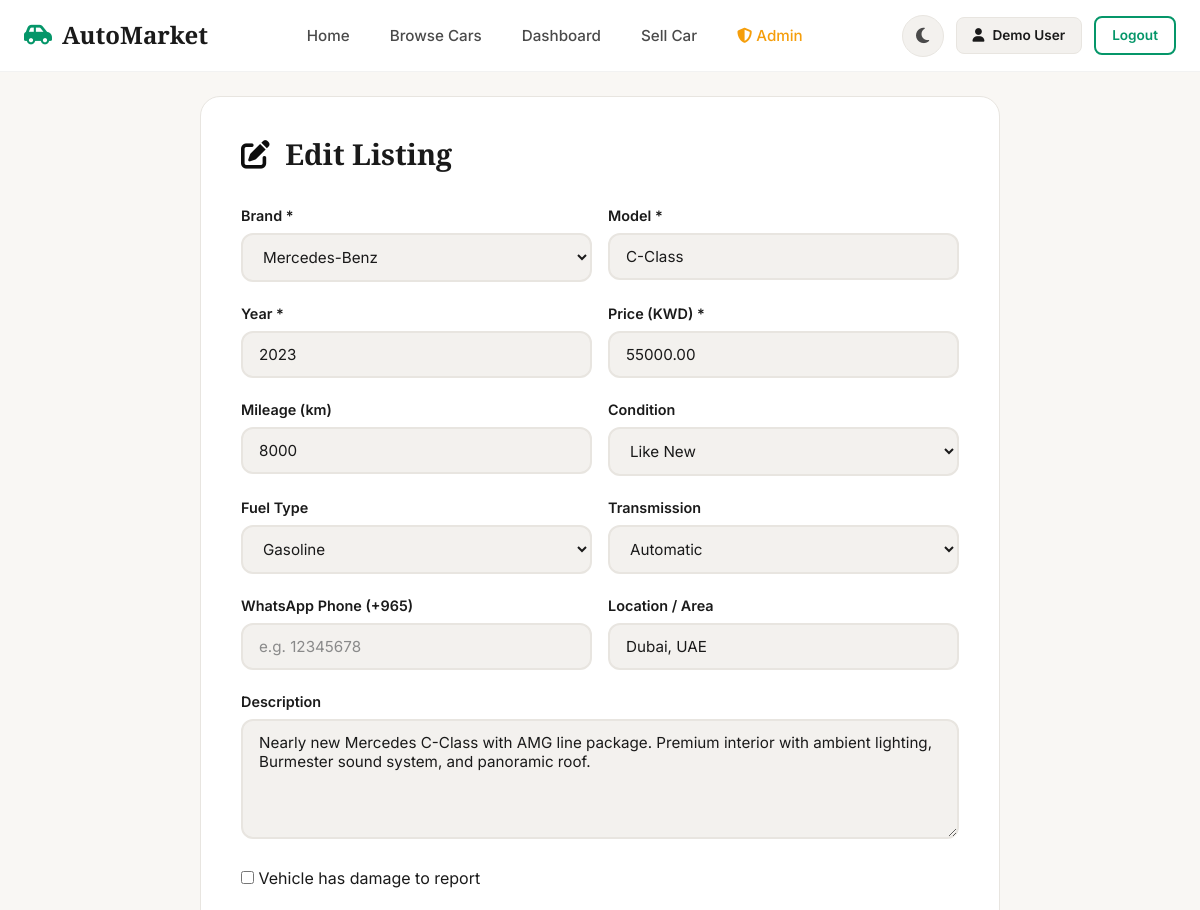
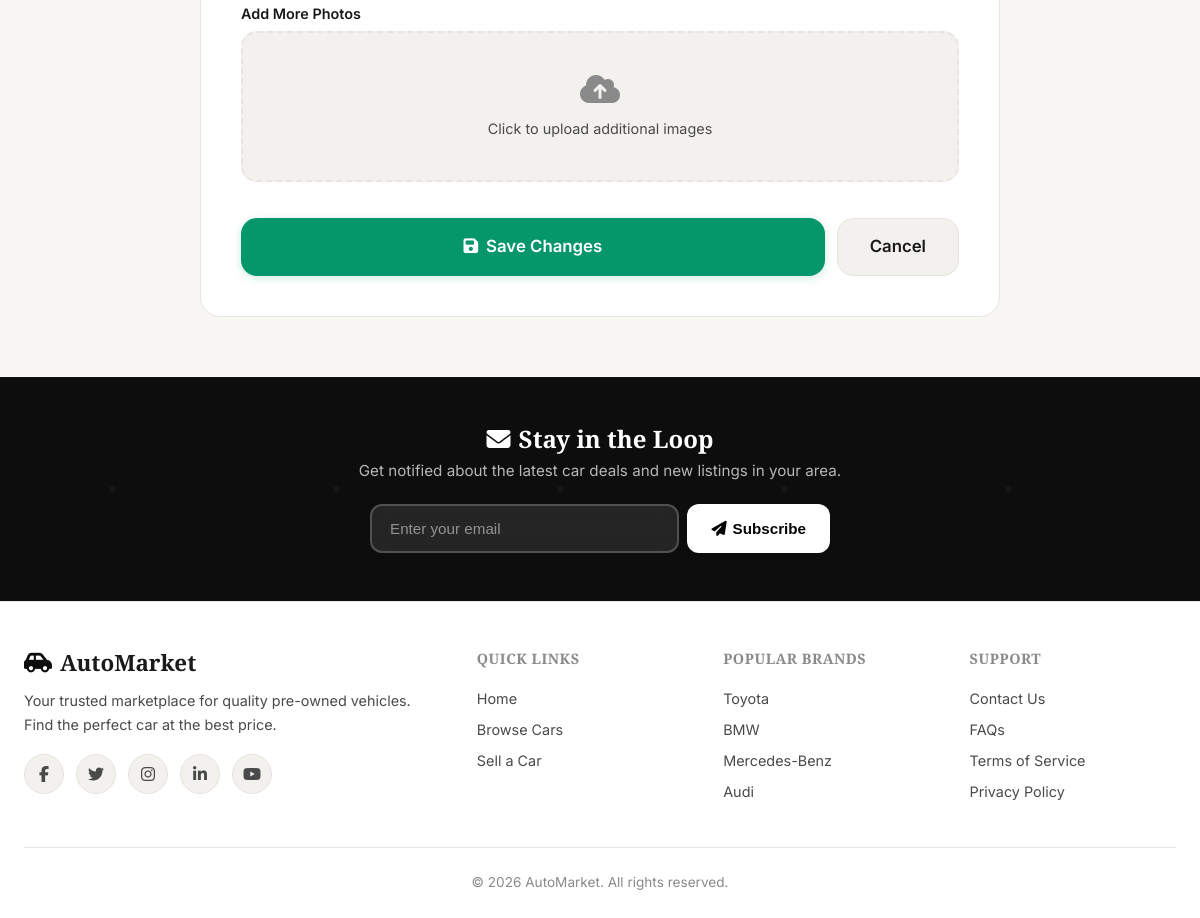
/public/cars/3/edit (signed in), run on the app's committed database (2 pictures, top to bottom).
### tables this page shows
CREATE TABLE IF NOT EXISTS `cars` (
  `id` INT AUTO_INCREMENT PRIMARY KEY,
  `user_id` INT NOT NULL,
  `brand` VARCHAR(50) NOT NULL,
  `model` VARCHAR(100) NOT NULL,
  `year` INT NOT NULL,
  `mileage` INT NOT NULL DEFAULT 0,
  `price` DECIMAL(12,2) NOT NULL,
  `fuel_type` VARCHAR(30) NOT NULL DEFAULT 'Gasoline',
  `transmission` VARCHAR(30) NOT NULL DEFAULT 'Automatic',
  `condition_status` VARCHAR(30) NOT NULL DEFAULT 'Used',
  `description` TEXT,
  `location` VARCHAR(255) DEFAULT NULL,
  `location_lat` DECIMAL(10,7) DEFAULT NULL,
  `location_lng` DECIMAL(10,7) DEFAULT NULL,
  `whatsapp_phone` VARCHAR(20) DEFAULT NULL,
  `damage_data` TEXT DEFAULT NULL,
  `created_at` TIMESTAMP DEFAULT CURRENT_TIMESTAMP,
  FOREIGN KEY (`user_id`) REFERENCES `users`(`id`) ON DELETE CASCADE,
  INDEX `idx_brand` (`brand`),
  INDEX `idx_price` (`price`),
  INDEX `idx_year` (`year`)
);

### includes/controllers/CarController.php (called while the page is built, shortened)
<?php
class CarController
{
    private CarModel $carModel;
    public function __construct()
    {
        $this->carModel = new CarModel();
    }
    public function editForm(int $id): void
    {
        $car = $this->carModel->findById($id);
        require __DIR__ . '/../views/cars/edit.php';
    }
}

### includes/config/db.php (called while the page is built, shortened)
<?php
function getDBConnection(): PDO {
    static $pdo = null;
    if ($pdo === null) {
        $dsn = "mysql:host=" . DB_HOST . ";dbname=" . DB_NAME . ";charset=" . DB_CHARSET;
        $options = [
            PDO::ATTR_ERRMODE            => PDO::ERRMODE_EXCEPTION,
            PDO::ATTR_DEFAULT_FETCH_MODE => PDO::FETCH_ASSOC,
            PDO::ATTR_EMULATE_PREPARES   => false,
        ];
        try {
            $pdo = new PDO($dsn, DB_USER, DB_PASS, $options);
        } catch (PDOException $e) {
            die("Database connection failed: " . $e->getMessage());
        }
    }
    return $pdo;
}

### includes/models/CarModel.php (called while the page is built, shortened)
<?php
class CarModel
{
    private PDO $db;
    public function __construct()
    {
        $this->db = getDBConnection();
    }
    public function findById(int $id): ?array
    {
        $stmt = $this->db->prepare(
            "SELECT c.*, u.name as seller_name, u.email as seller_email,
                    (SELECT image_path FROM car_images WHERE car_id = c.id AND is_primary = 1 LIMIT 1) as primary_image
             FROM cars c
             JOIN users u ON c.user_id = u.id
             WHERE c.id = ?"
        );
        $stmt->execute([$id]);
        $car = $stmt->fetch();
        return $car ?: null;
    }
}

### includes/config/app.php (called while the page is built, shortened)
<?php
function sanitize(string $str): string
{
    return htmlspecialchars($str, ENT_QUOTES, 'UTF-8');
}
function baseUrl(string $path = ''): string
{
    return APP_URL . '/' . ltrim($path, '/');
}

### includes/views/cars/edit.php (the view, shortened to what this page needs)
<?php require __DIR__ . '/../header.php'; ?>
<section class="car-form-page">
    <div class="container">
        <div class="car-form-card fade-in">
            <h1><i class="fas fa-edit" style="color:var(--primary);margin-right:8px;"></i> Edit Listing</h1>
            <form action="<?= baseUrl('cars/' . $car['id'] . '/edit') ?>" method="POST" enctype="multipart/form-data">
                <div class="form-row">
                    <div class="form-group">
                        <label class="form-label" for="brand">Brand *</label>
                        <select id="brand" name="brand" class="form-select" required>
                            <?php foreach (['Toyota', 'BMW', 'Mercedes-Benz', 'Audi', 'Lexus', 'Honda', 'Ford', 'Nissan', 'Chevrolet', 'Hyundai', 'Kia', 'Volkswagen', 'Other'] as $b): ?>
                                <option value="<?= $b ?>" <?= $car['brand'] === $b ? 'selected' : '' ?>>
                                    <?= $b ?>
                                </option>
                            <?php endforeach; ?>
                        </select>
                    </div>
                    <div class="form-group">
                        <label class="form-label" for="model">Model *</label>
                        <input type="text" id="model" name="model" class="form-input"
                            value="<?= sanitize($car['model']) ?>" required>
                    </div>
                </div>
                <div class="form-row">
                    <div class="form-group">
                        <label class="form-label" for="year">Year *</label>
                        <input type="number" id="year" name="year" class="form-input" value="<?= $car['year'] ?>"
                            required>
                    </div>
                    <div class="form-group">
                        <label class="form-label" for="price">Price (KWD) *</label>
                        <input type="number" id="price" name="price" class="form-input" value="<?= $car['price'] ?>"
                            required>
                    </div>
                </div>
                <div class="form-row">
                    <div class="form-group">
                        <label class="form-label" for="mileage">Mileage (km)</label>
                        <input type="number" id="mileage" name="mileage" class="form-input"
                            value="<?= $car['mileage'] ?>">
                    </div>
                    <div class="form-group">
                        <label class="form-label" for="condition_status">Condition</label>
                        <select id="condition_status" name="condition_status" class="form-select">
                            <?php foreach (['Used', 'Like New', 'Excellent', 'Good', 'Fair'] as $c): ?>
                                <option value="<?= $c ?>" <?= $car['condition_status'] === $c ? 'selected' : '' ?>>
                                    <?= $c ?>
                                </option>
                            <?php endforeach; ?>
                        </select>
                    </div>
                </div>
                <div class="form-row">
                    <div class="form-group">
                        <label class="form-label" for="fuel_type">Fuel Type</label>
                        <select id="fuel_type" name="fuel_type" class="form-select">
                            <?php foreach (['Gasoline', 'Diesel', 'Hybrid', 'Electric'] as $f): ?>
                                <option value="<?= $f ?>" <?= $car['fuel_type'] === $f ? 'selected' : '' ?>>
                                    <?= $f ?>
                                </option>
                            <?php endforeach; ?>
                        </select>
                    </div>
                    <div class="form-group">
                        <label class="form-label" for="transmission">Transmission</label>
                        <select id="transmission" name="transmission" class="form-select">
                            <?php foreach (['Automatic', 'Manual'] as $t): ?>
                                <option value="<?= $t ?>" <?= $car['transmission'] === $t ? 'selected' : '' ?>>
                                    <?= $t ?>
                                </option>
                            <?php endforeach; ?>
                        </select>
                    </div>
                </div>
                <div class="form-row">
                    <div class="form-group">
                        <label class="form-label" for="whatsapp_phone">WhatsApp Phone (+965)</label>
                        <input type="text" id="whatsapp_phone" name="whatsapp_phone" class="form-input"
                            value="<?= sanitize($car['whatsapp_phone'] ?? '') ?>" placeholder="e.g. 12345678">
                    </div>
                    <div class="form-group">
                        <label class="form-label" for="location">Location / Area</label>
                        <input type="text" id="location" name="location" class="form-input"
                            value="<?= sanitize($car['location'] ?? '') ?>">
                    </div>
                </div>
                <div class="form-group">
                    <label class="form-label" for="description">Description</label>
                    <textarea id="description" name="description"
                        class="form-textarea"><?= sanitize($car['description'] ?? '') ?></textarea>
                </div>
                <div class="form-group">
                    <label class="form-checkbox">
                        <input type="checkbox" id="hasDamage" name="has_damage" value="1"
                            onchange="toggleDamageInspection()" <?= !empty($car['damage_data']) && $car['damage_data'] !== '[]' ? 'checked' : '' ?>>
                        <span>Vehicle has damage to report</span>
                    </label>
                </div>
                <div class="form-group">
                    <label class="form-label">Add More Photos</label>
                    <div class="image-upload-area" onclick="document.getElementById('images').click()">
                        <i class="fas fa-cloud-upload-alt"></i>
                        <p>Click to upload additional images</p>
                    </div>
                </div>
                <div style="display:flex;gap:12px;margin-top:16px;">
                    <button type="submit" class="btn btn-primary btn-lg" style="flex:1;">
                        <i class="fas fa-save"></i> Save Changes
                    </button>
                    <a href="<?= baseUrl('dashboard') ?>" class="btn btn-secondary btn-lg">Cancel</a>
                </div>
            </form>
        </div>
    </div>
</section>
<?php require __DIR__ . '/../footer.php'; ?>

### public/assets/css/style.css (style rules this page uses)
:root { --primary: #0D0D0D; --primary-light: #1A1A1A; --primary-dark: #050505; --primary-glow: rgba(13, 13, 13, 0.15); --cta: #059669; --cta-light: #10B981; --cta-dark: #047857; --cta-glow: rgba(5, 150, 105, 0.2); --accent: #D4A853; --accent-light: #E8C478; --accent-dark: #B8922F; --success: #10B981; --danger: #DC2626; --warning: #F59E0B; --bg-primary: #F9F7F4; --bg-secondary: #FFFFFF; --bg-card: #FFFFFF; --bg-input: #F3F1EE; --text-primary: #1A1A1A; --text-secondary: #4A4A4A; --text-muted: #8A8A8A; --border-color: #E8E5E0; --shadow-sm: 0 1px 3px rgba(0, 0, 0, 0.04); --shadow-md: 0 2px 8px rgba(0, 0, 0, 0.06); --shadow-lg: 0 8px 24px rgba(0, 0, 0, 0.08); --shadow-xl: 0 16px 40px rgba(0, 0, 0, 0.1); --glass-bg: rgba(255, 255, 255, 0.95); --glass-border: rgba(0, 0, 0, 0.05); --hero-overlay: linear-gradient(180deg, rgba(0, 0, 0, 0.75) 0%, rgba(0, 0, 0, 0.55) 100%); --font-sans: 'Inter', -apple-system, BlinkMacSystemFont, sans-serif; --font-display: 'Playfair Display', Georgia, 'Times New Roman', serif; --radius-sm: 8px; --radius-md: 12px; --radius-lg: 16px; --radius-xl: 20px; --radius-full: 9999px; --max-width: 1280px; --header-height: 72px; --transition-fast: 0.15s ease; --transition-base: 0.3s ease; --transition-slow: 0.5s cubic-bezier(0.4, 0, 0.2, 1); }
*, *::before, *::after { transition: background-color 0.4s ease, color 0.3s ease, border-color 0.3s ease, box-shadow 0.3s ease; }
*, *::before, *::after { margin: 0; padding: 0; box-sizing: border-box; }
html { scroll-behavior: smooth; font-size: 16px; }
body { font-family: var(--font-sans); background: var(--bg-primary); color: var(--text-primary); line-height: 1.6; -webkit-font-smoothing: antialiased; -moz-osx-font-smoothing: grayscale; transition: background var(--transition-base), color var(--transition-base); }
a { text-decoration: none; color: var(--cta); transition: color var(--transition-fast); }
.container { max-width: var(--max-width); margin: 0 auto; padding: 0 24px; }
h1, h2, h3, h4, h5, h6 { font-family: var(--font-display); font-weight: 700; line-height: 1.2; color: var(--text-primary); }
.btn { display: inline-flex; align-items: center; justify-content: center; gap: 8px; padding: 12px 24px; border-radius: var(--radius-md); font-family: var(--font-sans); font-weight: 600; font-size: 0.95rem; border: none; cursor: pointer; transition: all var(--transition-base); text-decoration: none; line-height: 1.4; }
.btn-primary { background: var(--cta); color: #fff; box-shadow: 0 2px 10px var(--cta-glow); }
.btn-secondary { background: var(--bg-input); color: var(--text-primary); border: 1px solid var(--border-color); }
.btn-lg { padding: 16px 32px; font-size: 1.05rem; border-radius: var(--radius-lg); }
.form-group { margin-bottom: 1.25rem; }
.form-label { display: block; font-weight: 600; font-size: 0.9rem; margin-bottom: 6px; color: var(--text-primary); }
.form-input, .form-select, .form-textarea { width: 100%; padding: 12px 16px; background: var(--bg-input); border: 2px solid var(--border-color); border-radius: var(--radius-md); font-family: var(--font-sans); font-size: 0.95rem; color: var(--text-primary); transition: all var(--transition-fast); outline: none; }
.form-textarea { min-height: 120px; resize: vertical; }
.form-input::placeholder { color: var(--text-muted); }
.car-form-page { padding-top: calc(var(--header-height) + 24px); padding-bottom: 60px; }
.car-form-card { max-width: 800px; margin: 0 auto; background: var(--bg-card); border: 1px solid var(--border-color); border-radius: var(--radius-xl); padding: 40px; }
.car-form-card h1 { font-size: 1.8rem; margin-bottom: 32px; }
.form-row { display: grid; grid-template-columns: 1fr 1fr; gap: 16px; }
.image-upload-area { border: 2px dashed var(--border-color); border-radius: var(--radius-lg); padding: 40px; text-align: center; cursor: pointer; transition: all var(--transition-fast); background: var(--bg-input); }
.image-upload-area i { font-size: 2rem; color: var(--text-muted); margin-bottom: 12px; }
.image-upload-area p { color: var(--text-secondary); font-size: 0.9rem; }
.fade-in { opacity: 0; transform: translateY(30px); transition: opacity 0.6s ease, transform 0.6s ease; }
.fade-in.visible { opacity: 1; transform: translateY(0); }
.btn { position: relative; overflow: hidden; }

### data on the page
cars: brand "Mercedes-Benz", model "C-Class", year "2023", price "55000.00", mileage "8000", condition_status "Like New", fuel_type "Gasoline", transmission "Automatic", location "Dubai, UAE", description "Nearly new Mercedes C-Class with AMG line package. Premium interior with ambient lighting, Burmester sound system, and panoramic roof."

### other printed values
currentUserName() "Demo User"
